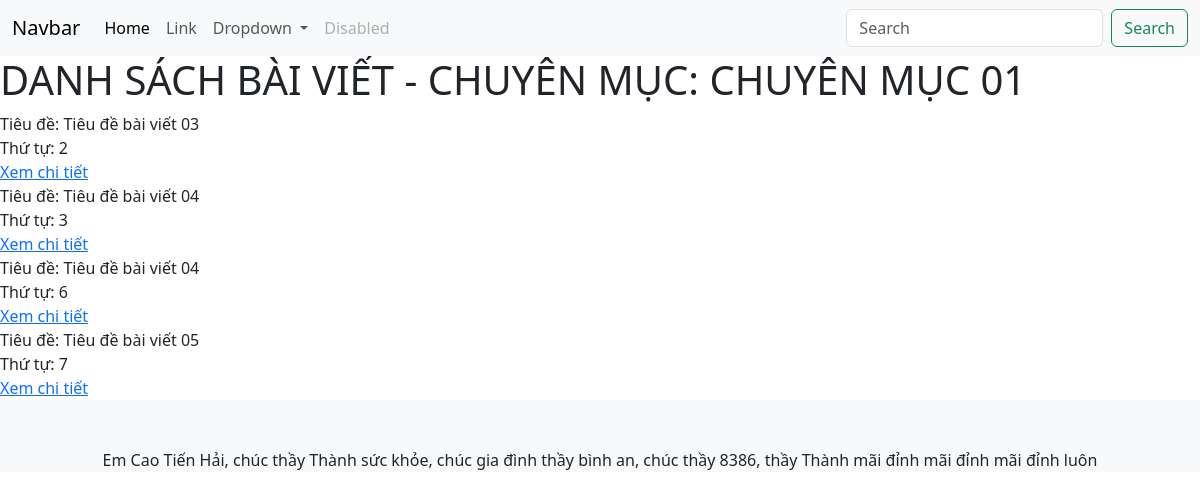
/dsbaiviet/1/, run on an earlier commit of the app's database.
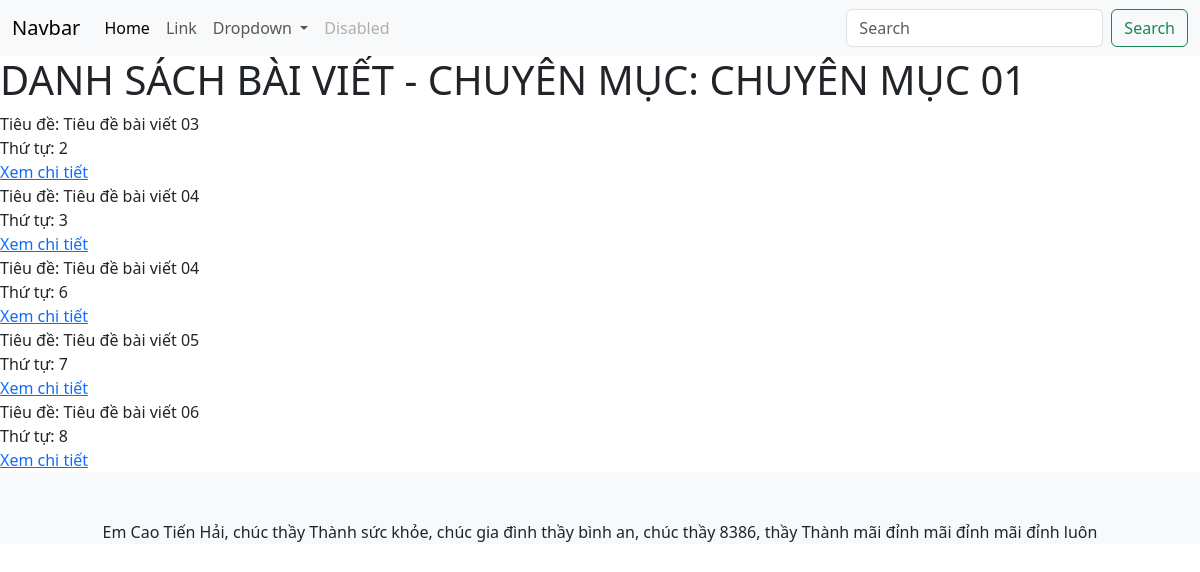
And on a later commit of the database.
### qlbaiviet/models.py (models this page shows, shortened)
class BaiVietChuyenMuc(models.Model):
  bai_viet = models.ForeignKey(BaiViet, on_delete=models.CASCADE)
  chuyen_muc = models.ForeignKey(ChuyenMuc, on_delete=models.CASCADE)
  thu_tu = models.IntegerField()

class BaiViet(models.Model):
  tieu_de = models.CharField(max_length=250)
  noi_dung = models.TextField(blank=True)
  ngay_tao = models.DateField()
  nguoi_tao = models.ForeignKey(User, on_delete=models.CASCADE)
  chuyen_muc = models.ManyToManyField(ChuyenMuc, through='BaiVietChuyenMuc')

### qlbaiviet/views.py (the view)
# urls.py: path('dsbaiviet/<int:idchuyenmuc>/', dsbaiviet),
def dsbaiviet(request, idchuyenmuc):
  chuyen_muc = get_object_or_404(ChuyenMuc, id=idchuyenmuc)
  bai_viets = BaiVietChuyenMuc.objects.filter(chuyen_muc=chuyen_muc)
  title = f'DANH SÁCH BÀI VIẾT - CHUYÊN MỤC: {chuyen_muc.ten.upper()}'
  return render(request, 'dsbaiviet.html', {'baiviets': bai_viets, 'title': title})

### qlbaiviet/templates/dsbaiviet.html
{% extends 'index.html' %}
{% block content %}
  <h1>{{ title }}</h1>
  {% for baiviet in baiviets %}
    Tiêu đề: {{ baiviet.bai_viet.tieu_de }} <br>
    Thứ tự: {{ baiviet.thu_tu }} <br>
    <a href="/xembaiviet/{{ baiviet.bai_viet.id }}/">Xem chi tiết</a> <br>
  {% endfor %}
{% endblock %}

### qlbaiviet/templates/index.html (shortened to what this page needs)
<!DOCTYPE html>
<html lang="en">
<head>
  <link href="https://cdn.jsdelivr.net/npm/bootstrap@5.3.3/dist/css/bootstrap.min.css" rel="stylesheet">
</head>
<body>
  <nav class="navbar navbar-expand-lg bg-body-tertiary">
    <div class="container-fluid">
      <a class="navbar-brand" href="#">Navbar</a>
      <div class="collapse navbar-collapse" id="navbarSupportedContent">
        <ul class="navbar-nav me-auto mb-2 mb-lg-0">
          <li class="nav-item">
            <a class="nav-link active" aria-current="page" href="#">Home</a>
          </li>
          <li class="nav-item">
            <a class="nav-link" href="#">Link</a>
          </li>
          <li class="nav-item dropdown">
            <a class="nav-link dropdown-toggle" href="#" role="button" data-bs-toggle="dropdown" aria-expanded="false">
              Dropdown
            </a>
          </li>
          <li class="nav-item">
            <a class="nav-link disabled" aria-disabled="true">Disabled</a>
          </li>
        </ul>
        <form class="d-flex" role="search">
          <input class="form-control me-2" type="search" placeholder="Search" aria-label="Search">
          <button class="btn btn-outline-success" type="submit">Search</button>
        </form>
      </div>
    </div>
  </nav>
  <main>
    {% block content %}{% endblock %}
  </main>
  <div class="bg-body-tertiary pt-5 d-flex justify-content-center">
    <div class="me-5 ms-5" style="text-align: center;">
      Em Cao Tiến Hải, chúc thầy Thành sức khỏe, chúc gia đình thầy bình an, chúc thầy 8386, thầy Thành mãi đỉnh mãi đỉnh mãi đỉnh luôn
    </div>
  </div>
</body>
</html>

What changed in the data, as far as the page shows it:
added BaiVietChuyenMuc: bai_viet.tieu_de "Tiêu đề bài viết 06", thu_tu "8"
